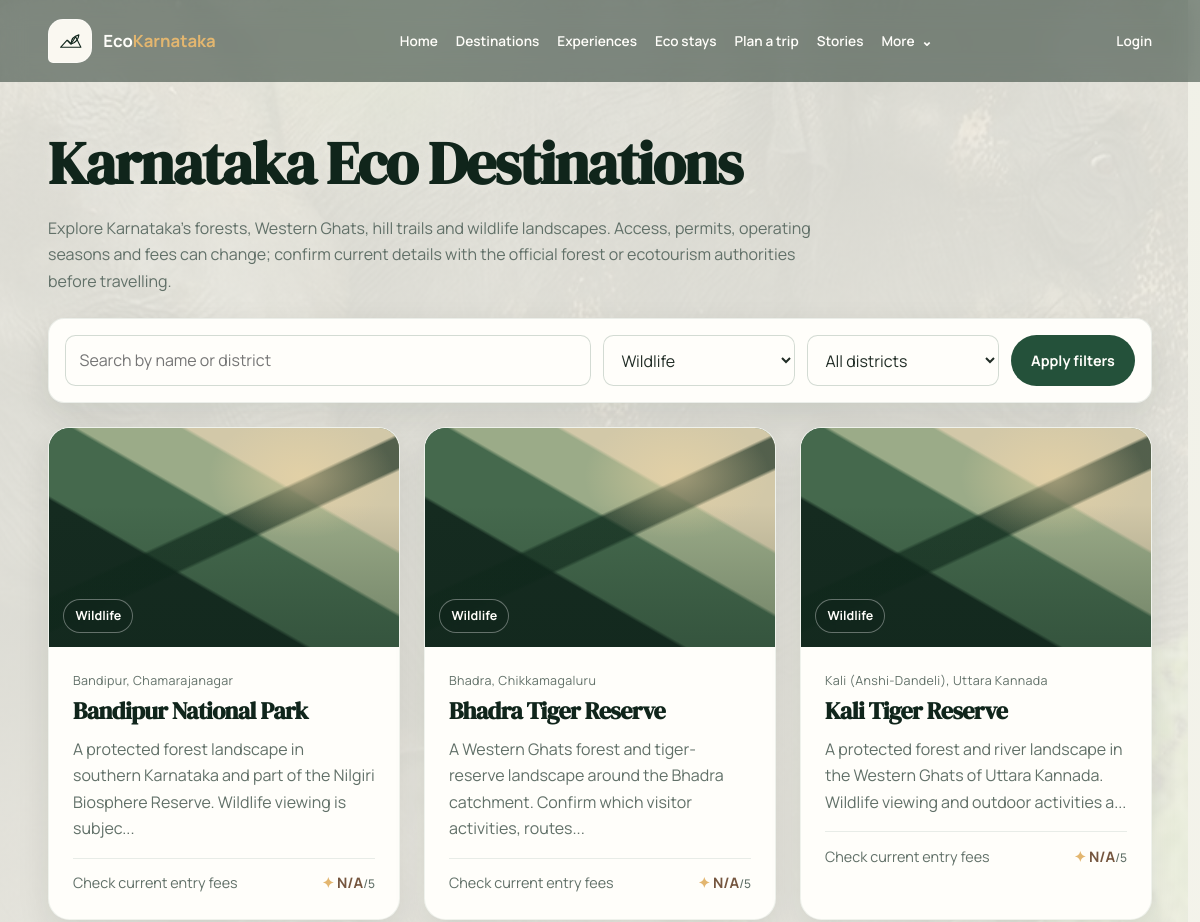
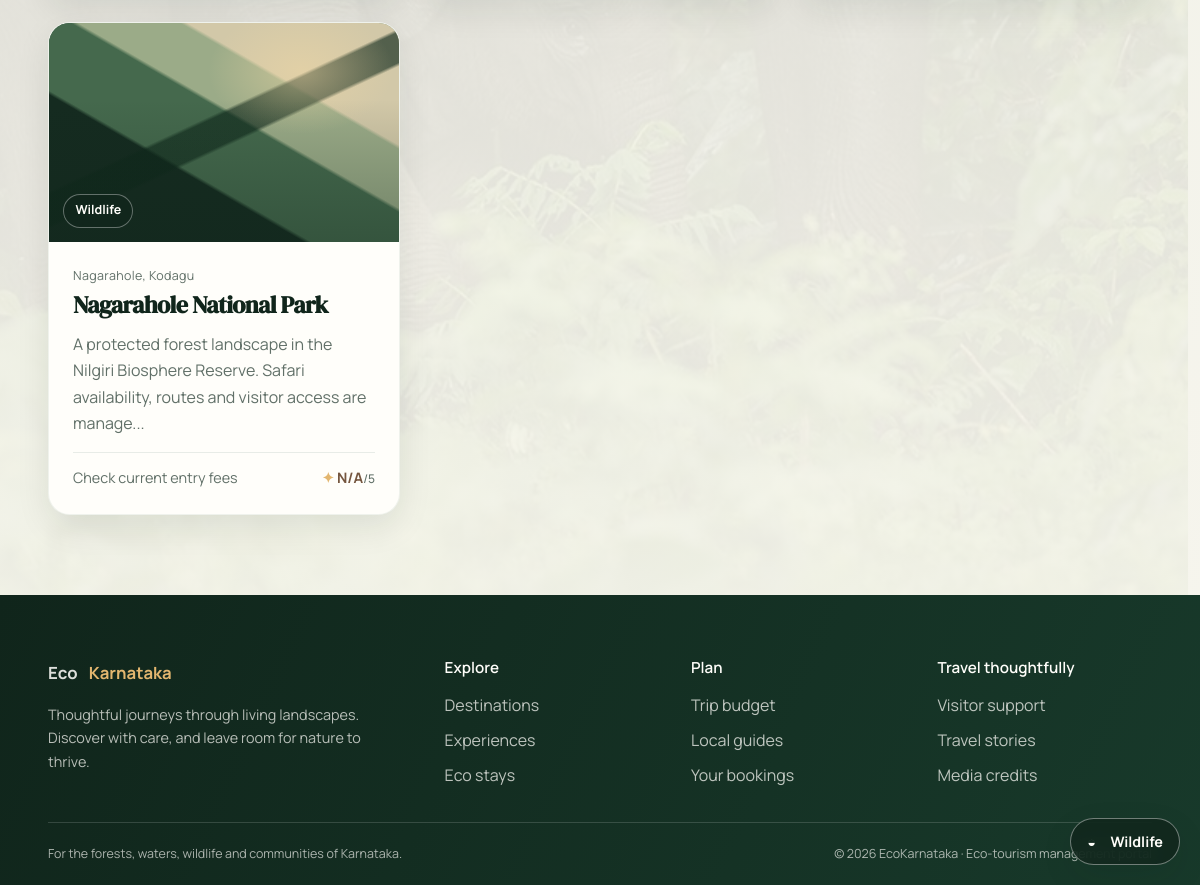
/places?category=wildlife, run on an earlier commit of the app's database (2 pictures, top to bottom).
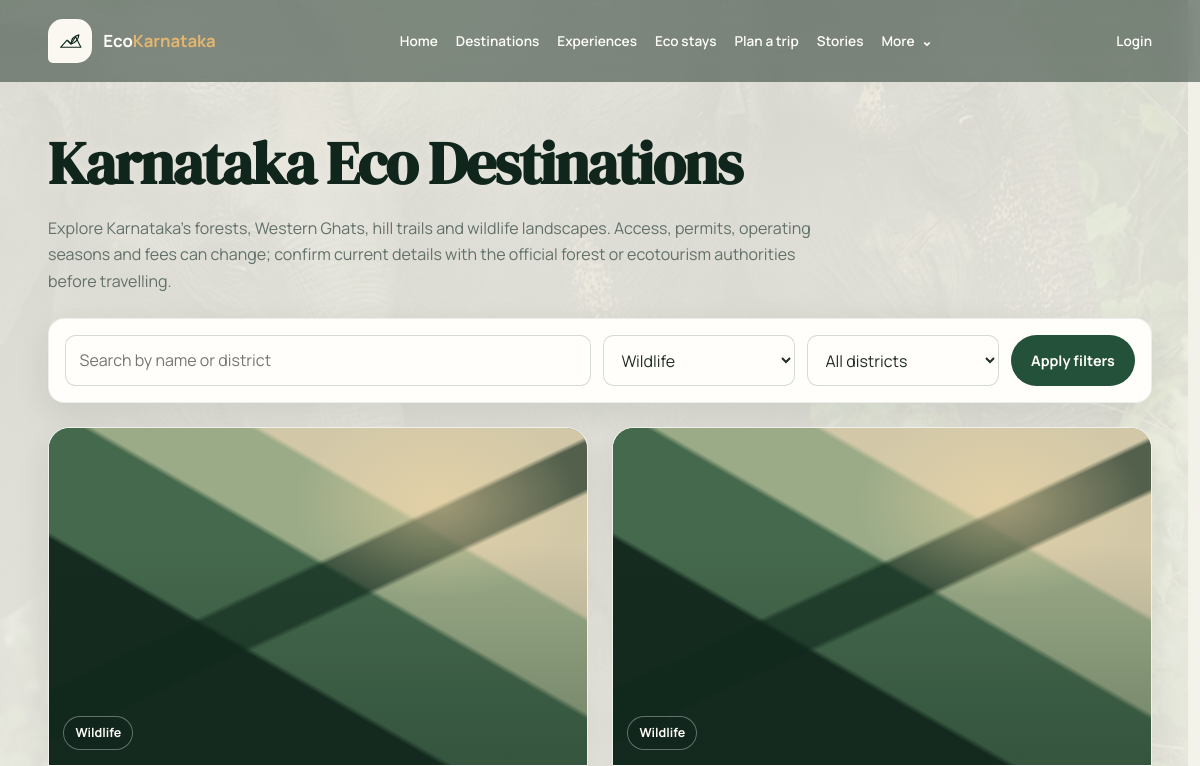
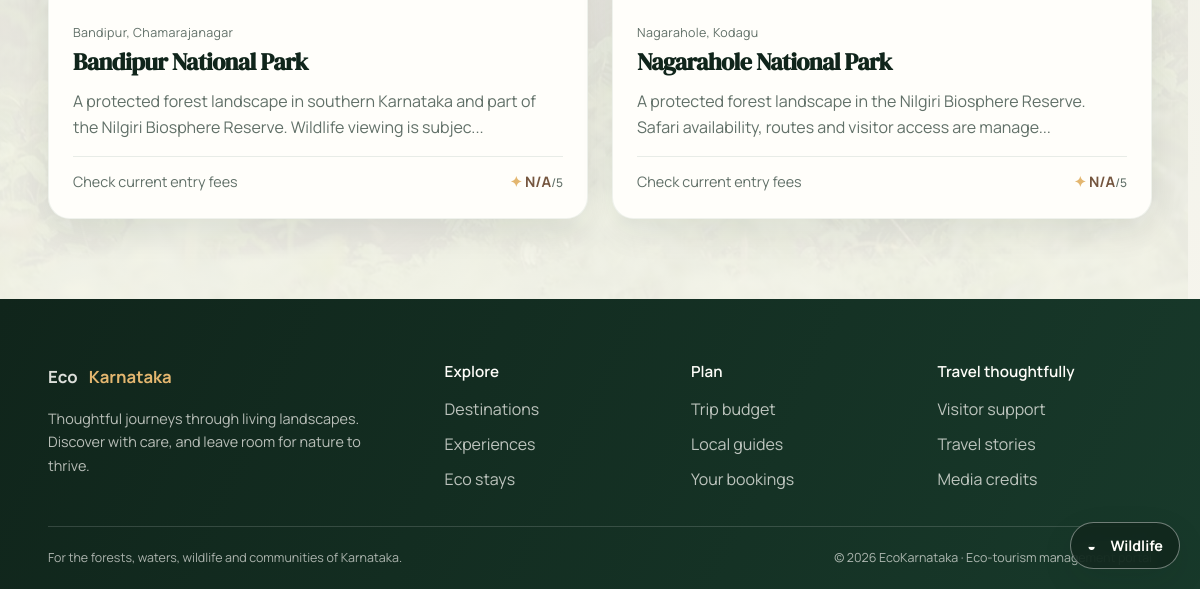
And on a later commit of the database (2 pictures, top to bottom).
### app/models.py (models this page shows)
class Place(SQLModel, table=True):
    id: Optional[int] = Field(default=None, primary_key=True)
    place_name: str
    location: str
    category: str
    description: str
    entry_fee: float = 0.0
    visiting_hours: str = "9:00 AM - 5:00 PM"
    status: str = "pending"
    district: Optional[str] = None
    latitude: Optional[float] = None
    longitude: Optional[float] = None
    image_url: Optional[str] = None
    best_season: Optional[str] = None
    eco_rating: Optional[float] = None
    created_by: Optional[int] = Field(default=None, foreign_key="user.id")
    created_at: datetime = Field(default_factory=datetime.utcnow)

### app/routers/places.py (the view)
@router.get("/places")
def places_page(request: Request, db: Session = Depends(get_db), category: str = "", district: str = "", q: str = ""):
    user = get_current_user_optional(request, db)
    places = _place_query_filters(db, category=category, district=district, query=q)
    categories = ["wildlife", "forest", "western ghats", "trekking", "hill", "mountain", "waterfall", "backwaters"]
    districts = sorted({p.district for p in db.exec(select(Place).where(Place.status == "approved")).all() if p.district})
    return request.app.state.templates.TemplateResponse(
        "places.html",
        {"request": request, "user": user, "places": places, "categories": categories, "districts": districts, "category": category, "district": district, "q": q},
    )

### app/templates/places.html (shortened to what this page needs)
{% extends "base.html" %}
{% block content %}
<h1>Karnataka Eco Destinations</h1>
<p class="page-intro">Explore Karnataka’s forests, Western Ghats, hill trails and wildlife landscapes. Access, permits, operating seasons and fees can change; confirm current details with the official forest or ecotourism authorities before travelling.</p>
<form class="filters" method="get" action="/places">
  <input type="text" name="q" value="{{ q }}" placeholder="Search by name or district">
  <select name="category">
    {% for cat in categories %}
      <option value="{{ cat }}" {% if cat == category %}selected{% endif %}>{{ cat|title }}</option>
    {% endfor %}
  </select>
  <select name="district">
    <option value="">All districts</option>
  </select>
  <button type="submit">Apply filters</button>
</form>
{% if not places %}
  <div class="empty-state">No approved places match your search. Try another category or district.</div>
{% else %}
  <div class="card-grid">
    {% for place in places %}
      <article class="card place-card">
        <a class="card-media" href="/places/{{ place.id }}" aria-label="Explore {{ place.place_name }}">
          <span class="card-media__fallback" aria-hidden="true"></span>
          <span class="card-media__label">{{ place.category|title }}</span>
        </a>
        <div class="card-body">
          <p class="card-location">{{ place.location }}, {{ place.district or 'Karnataka' }}</p>
          <h3><a href="/places/{{ place.id }}">{{ place.place_name }}</a></h3>
          <p>{{ place.description[:120] }}...</p>
          <div class="card-meta">
            <span>{% if place.entry_fee %}Entry ₹{{ place.entry_fee }}{% else %}Check current entry fees{% endif %}</span>
            <span class="eco-rating"><span aria-hidden="true">✦</span> {{ place.eco_rating or 'N/A' }}<small>/5</small></span>
          </div>
        </div>
      </article>
    {% endfor %}
  </div>
{% endif %}
{% endblock %}

### app/templates/base.html (shortened to what this page needs)
<!DOCTYPE html>
<html lang="en">
<head>
  <link rel="stylesheet" href="/static/css/style.css?v=20261003b">
</head>
<body class="{% if request.url.path in ['/login', '/register', '/environmental', '/places/add'] %}page-calm{% else %}page-immersive{% endif %}">
  {% if request.url.path != '/' %}
  <div class="page-backdrop" aria-hidden="true">
    <img class="page-backdrop__image is-active" src="/static/media/wildlife-elephant-family.jpg" alt="" data-scene-image="elephants" fetchpriority="low">
    <div class="page-backdrop__veil"></div>
  </div>
  {% endif %}
  <header class="topbar">
    <div class="container nav-wrap">
      <div class="brand">
        <a href="/" aria-label="EcoKarnataka home">
          <span class="brand-mark" aria-hidden="true">
            <svg viewBox="0 0 44 44" role="presentation"><path d="M7 31 17 20l6 6 7-11 8 16H7Z"/><path d="M23 26c0-7 4-12 12-14-1 8-5 12-12 14Zm0 0-5-5"/></svg>
          </span>
          <span>Eco<strong>Karnataka</strong></span>
        </a>
      </div>
      <nav class="main-nav" id="main-navigation" aria-label="Main navigation">
        <a href="/">Home</a>
        <a href="/places">Destinations</a>
        <a href="/activities">Experiences</a>
        <a href="/stays">Eco stays</a>
        <a href="/budget">Plan a trip</a>
        <a href="/reviews">Stories</a>
        <details class="dropdown">
          <summary>More</summary>
        </details>
      </nav>
      <div class="auth-actions">
        {% if user %}
          <a href="/profile">Profile</a>
          <form action="/logout" method="post" class="logout-form">
            <button type="submit">Logout</button>
          </form>
        {% else %}
          <a href="/login">Login</a>
        {% endif %}
      </div>
    </div>
  </header>
  <main class="page-body{% if request.url.path == '/' %} page-body--home{% endif %}" id="main-content">
    {% block content %}{% endblock %}
  </main>
  <footer class="footer">
    <div class="container footer-grid">
      <div class="footer-brand">
        <a href="/" class="footer-logo">Eco<span>Karnataka</span></a>
        <p>Thoughtful journeys through living landscapes. Discover with care, and leave room for nature to thrive.</p>
      </div>
      <div>
        <h2>Explore</h2>
        <a href="/places">Destinations</a>
        <a href="/activities">Experiences</a>
        <a href="/stays">Eco stays</a>
      </div>
      <div>
        <h2>Plan</h2>
        <a href="/budget">Trip budget</a>
        <a href="/guides">Local guides</a>
        <a href="/bookings">Your bookings</a>
      </div>
      <div>
        <h2>Travel thoughtfully</h2>
        <a href="/complaints">Visitor support</a>
        <a href="/reviews">Travel stories</a>
        <a href="/static/media/credits.html">Media credits</a>
      </div>
      <div class="footer-bottom">
        <p>For the forests, waters, wildlife and communities of Karnataka.</p>
        <span>© 2026 EcoKarnataka · Eco-tourism management portal</span>
      </div>
    </div>
  </footer>
  {% if request.url.path not in ['/login', '/register', '/environmental', '/places/add'] %}
  <aside class="scene-control" aria-label="Background scene controls">
    <button class="scene-control__trigger" type="button" aria-expanded="false" aria-controls="scene-menu">
      <span aria-hidden="true">◒</span><span>Wildlife</span>
    </button>
  </aside>
  {% endif %}
</body>
</html>

### app/static/css/tokens.css (style rules this page uses)
:root { color-scheme: light; --eco-forest-950: #10251b; --eco-forest-900: #183a2b; --eco-forest-800: #24513a; --eco-moss-600: #527b56; --eco-moss-400: #85a783; --eco-teak-700: #75563f; --eco-cream-100: #faf8f1; --eco-cream-200: #f0ede2; --eco-white: #fffefa; --eco-ink: #202c25; --eco-muted: #617068; --eco-sunrise: #e3b66f; --eco-monsoon: #4d8581; --eco-success: #3e7956; --eco-warning: #9b6d24; --eco-error: #a54542; --eco-info: #376d7a; --eco-space-1: 0.5rem; --eco-space-2: 1rem; --eco-space-3: 1.5rem; --eco-space-4: 2rem; --eco-space-5: 3rem; --eco-space-6: 4rem; --eco-space-7: 6rem; --eco-space-8: 8rem; --eco-radius-sm: 0.65rem; --eco-radius-md: 1rem; --eco-radius-lg: 1.35rem; --eco-radius-xl: 2rem; --eco-radius-pill: 999px; --eco-shadow-soft: 0 12px 34px rgba(16, 37, 27, 0.09); --eco-shadow-card: 0 22px 54px rgba(16, 37, 27, 0.15); --eco-focus: 0 0 0 3px rgba(227, 182, 111, 0.65); --eco-font-display: "DM Serif Display", Georgia, serif; --eco-font-body: "Manrope", "Segoe UI", system-ui, sans-serif; --eco-text-xs: 0.78rem; --eco-text-sm: 0.9rem; --eco-text-base: 1rem; --eco-text-lg: 1.2rem; --eco-text-xl: clamp(1.65rem, 3vw, 2.45rem); --eco-text-display: clamp(3rem, 7vw, 6.5rem); --eco-content-width: 1320px; }

### app/static/css/base.css (style rules this page uses)
*, *::before, *::after { box-sizing: border-box; }
html { min-width: 320px; scroll-behavior: smooth; scrollbar-color: var(--eco-moss-600) var(--eco-cream-100); scrollbar-width: thin; }
body { min-height: 100vh; margin: 0; color: var(--eco-ink); background: var(--eco-cream-100); font-family: var(--eco-font-body); font-size: var(--eco-text-base); line-height: 1.65; -webkit-font-smoothing: antialiased; text-rendering: optimizeLegibility; }
img, video, svg { display: block; max-width: 100%; }
a { color: var(--eco-forest-800); text-underline-offset: 0.22em; transition: color 180ms ease; }
h1, h2, h3, h4, h5, h6 { margin: 0 0 var(--eco-space-2); color: var(--eco-forest-950); font-family: var(--eco-font-display); font-weight: 600; line-height: 1.18; letter-spacing: -0.025em; }
h1 { font-size: clamp(2.2rem, 5vw, 4rem); }
h2 { font-size: var(--eco-text-xl); }
h3 { font-size: clamp(1.25rem, 2vw, 1.65rem); }
p { max-width: 75ch; margin: 0 0 var(--eco-space-2); }
button, input, select, textarea { font: inherit; }
button { cursor: pointer; }

### app/static/css/pages.css (style rules this page uses)
.page-intro { max-width: 48rem; color: var(--eco-muted); }

### app/static/css/background.css (style rules this page uses)
.page-backdrop { position: fixed; z-index: -1; inset: 0; overflow: hidden; pointer-events: none; background: #dce1d4; }
.page-immersive { background: transparent; }
.page-backdrop__image { position: absolute; inset: -3%; width: 106%; height: 106%; object-fit: cover; object-position: center; opacity: 0; transform: scale(1.04); transition: opacity 1.4s ease; animation: wildlife-drift 28s ease-in-out infinite alternate; }
.page-backdrop__image.is-active { opacity: 0.38; }
.page-backdrop__veil { position: absolute; inset: 0; background: linear-gradient( 180deg, rgba(250, 248, 241, 0.68), rgba(250, 248, 241, 0.78) 52%, rgba(250, 248, 241, 0.9) ); }
.page-immersive:not(:has(.hero-banner)) .page-body { min-height: calc(100vh - 19rem); }
.page-immersive:not(:has(.hero-banner)) .topbar:not(.is-scrolled) { background: rgba(16, 37, 27, 0.48); -webkit-backdrop-filter: blur(12px); backdrop-filter: blur(12px); }
.page-immersive:not(:has(.hero-banner)) .topbar:not(.is-scrolled) .main-nav a, .page-immersive:not(:has(.hero-banner)) .topbar:not(.is-scrolled) .auth-actions > a, .page-immersive:not(:has(.hero-banner)) .topbar:not(.is-scrolled) .dropdown summary { color: var(--eco-white); }
.page-immersive:not(:has(.hero-banner)) .page-body > h1:first-child, .page-immersive:not(:has(.hero-banner)) .page-body > h2, .page-immersive:not(:has(.hero-banner)) .page-body > section > h2 { text-shadow: 0 1px 12px rgba(250, 248, 241, 0.4); }
.page-immersive:not(:has(.hero-banner)) .footer { background-color: var(--eco-forest-950); }

What changed in the data, as far as the page shows it:
no longer on this page (row edited): Place: category "Wildlife", location "Bhadra", district "Chikkamagaluru", place_name "Bhadra Tiger Reserve", description "A Western Ghats forest and tiger-reserve landscape around the Bhadra catchment. Confirm which visitor activities, routes", entry_fee "Check current entry fees", eco_rating "N/A"
no longer on this page (row edited): Place: category "Wildlife", location "Kali (Anshi-Dandeli)", district "Uttara Kannada", place_name "Kali Tiger Reserve", description "A protected forest and river landscape in the Western Ghats of Uttara Kannada. Wildlife viewing and outdoor activities a", entry_fee "Check current entry fees", eco_rating "N/A"
